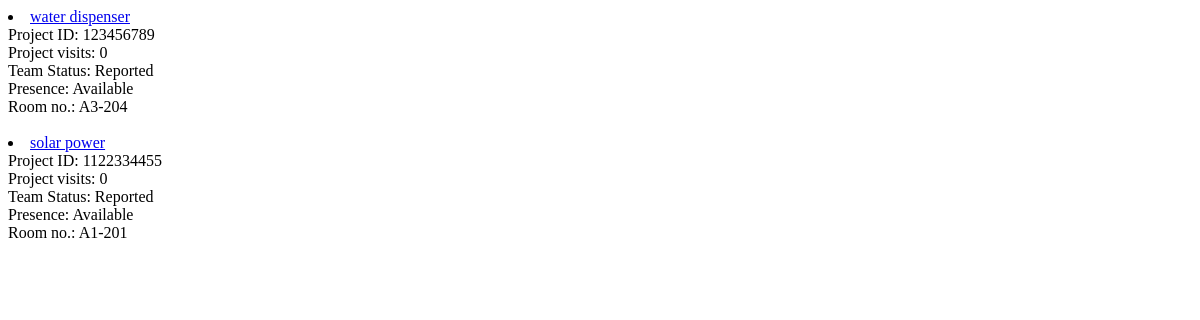
Before: / with the older database file.
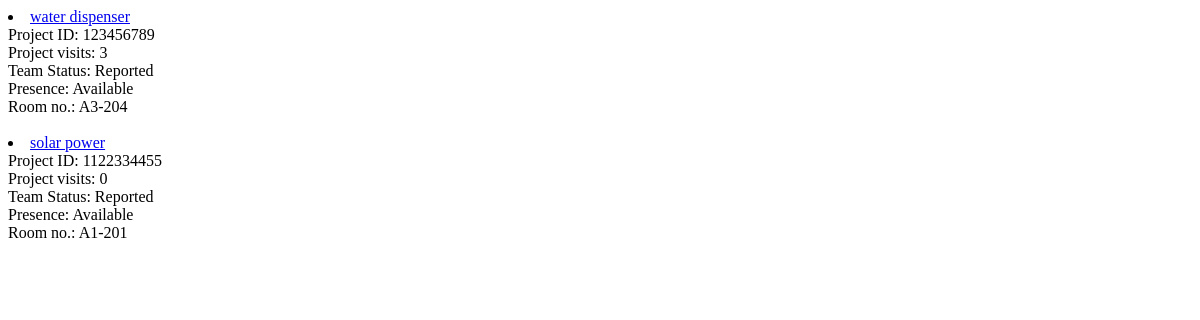
After: the same page with the newer database file.
### project_status/models.py (models this page shows)
class Project(models.Model):
    project_title = models.CharField(max_length=200, default="--null--")
    project_id = models.CharField(max_length=20, primary_key=True)
    status = models.BooleanField()
    visits = models.IntegerField()
    team_presence = models.BooleanField()
    room_allocation = models.CharField(max_length=10, default="--null--")

### project_status/views.py (the view)
# urls.py: 2. Add a URL to urlpatterns:  path('', views.home, name='home')
def home(request):
    data = Project.objects.all()
    dict = {
        'data':data,
    }
    return render(request, 'project_status/index.html', dict)

### project_status/templates/project_status/index.html (shortened to what this page needs)
<!DOCTYPE html>
<html lang="en">
<head>
</head>
<body>
        {% for items in data %}
            <li>
                <a href="{% url 'project_details' items.project_id%}">
                    {{items.project_title}}
                </a>
                <br>
                Project ID: {{items.project_id}}
                <br>
                Project visits: {{items.visits}}
                <br>
                {% if items.status == True %}
                    Team Status: Reported
                {% else %}
                    Team Status: Not Reported
                {% endif %}
                <br>
                {% if items.team_presence == True %}
                    Presence: Available
                {% else %}
                    Presence: Unavailable
                {% endif %}
                <br>
                Room no.: {{items.room_allocation}}
                <br>
                <br>
            </li>
        {% endfor %}
</body>
</html>

Changed rows visible on the page:
changed Project "water dispenser": visits "0" → "3"
